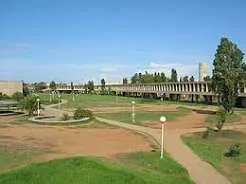
#> input picture usthb.jpg, 246 x 184 px
$ python tp2.py
#> lines starting #> are read from the running program, lines starting #| are printed output that depends on the picture; after the words box and inside, x2 and y2 are one past the last pixel; in counts of white or black regions, pixels touching at a corner belong together

import cv2
import numpy as np
import matplotlib.pyplot as plt

# 1. Load the image
img = cv2.imread("usthb.jpg", cv2.IMREAD_COLOR)
#> img is the input picture: shape (184, 246, 3); mean B, G, R 140, 148.8, 130.4

if img is None:
    raise FileNotFoundError("Image couldn't be loaded. Check the file path.")

# 2. Get image dimensions
height, width = img.shape[:2]
#> height = 184; width = 246
print(f"Width: {width} pixels")
#| Width: 246 pixels
print(f"Height: {height} pixels")
#| Height: 184 pixels

# 3. Convert BGR to RGB for Matplotlib
imgRGB = cv2.cvtColor(img, cv2.COLOR_BGR2RGB)

# 4. Display the original image
plt.figure(figsize=(8, 6))
plt.imshow(imgRGB)
plt.title("Original Image")
plt.xlabel(f"Width: {width} pixels")
plt.ylabel(f"Height: {height} pixels")
plt.show()

# 5. Convert BGR to HSV
hsv = cv2.cvtColor(img, cv2.COLOR_BGR2HSV)
#> hsv: shape (184, 246, 3); mean H, S, V 59.8, 109.4, 173.8

# 6. Define the green color range
lower_green = np.array([35, 58, 50])
upper_green = np.array([85, 255, 255])

# 7. Create a mask for green pixels
mask = cv2.inRange(hsv, lower_green, upper_green)
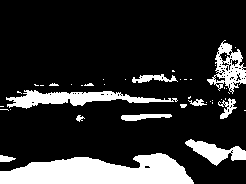
#> mask: shape (184, 246); 18.1% white; 43 white regions (30 under 20 px), largest, box (x1, y1, x2, y2) and area: (0, 153, 194, 184) 4217, (6, 90, 178, 109) 1441, (207, 40, 246, 94) 889

# 8. Extract green areas from the original image
result = np.zeros_like(img)
result[mask > 0] = img[mask > 0]
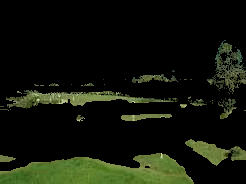
#> result: shape (184, 246, 3); mean B, G, R 10, 20.9, 17

# 9. Display the mask and extracted green areas
plt.figure(figsize=(12, 5))

plt.subplot(1, 2, 1)
plt.imshow(mask, cmap="gray")
plt.title("Green Color Mask")
plt.axis("off")

plt.subplot(1, 2, 2)
plt.imshow(cv2.cvtColor(result, cv2.COLOR_BGR2RGB))
plt.title("Extracted Green Areas")
plt.axis("off")

plt.tight_layout()
plt.show()
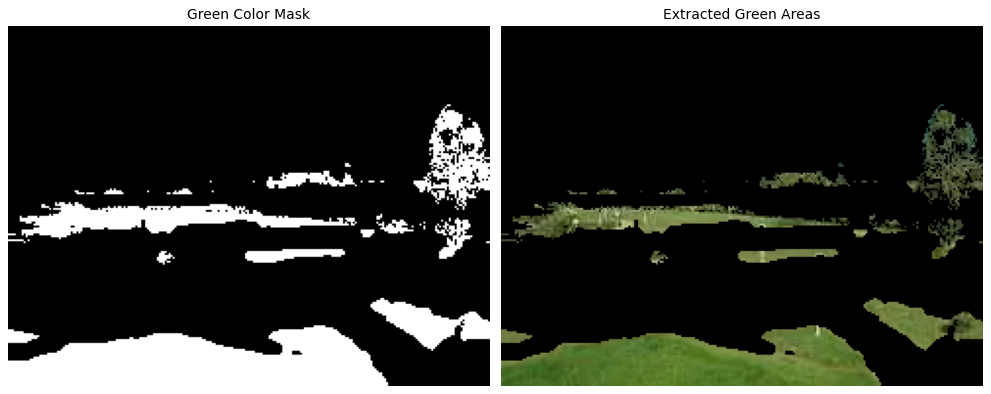
#> figure drawn by matplotlib, 2 panels
